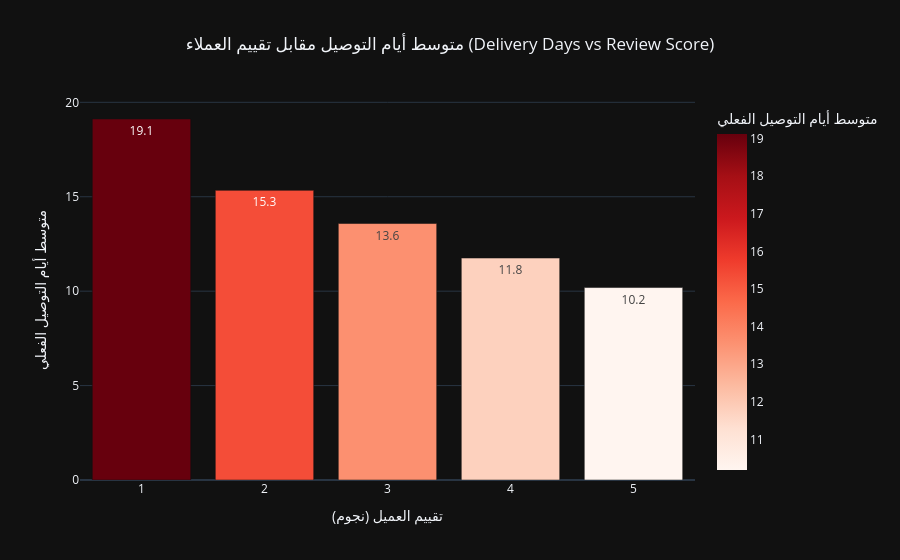

Notebook source saved alongside this figure:
### Markdown cell above
## 📦 9. تحليل رضا العملاء وكفاءة الشحن (Delivery & Customer Reviews)

في هذا الجزء الأخير، سنقوم بربط الجوانب التشغيلية (اللوجستية) برضا العميل من خلال:
1. **حساب وقت التوصيل الفعلي:** وهو الفرق بين تاريخ الشراء وتاريخ الاستلام الفعلي.
2. **دراسة العلاقة بين وقت التوصيل والتقييمات:** لمعرفة هل يتأثر الـ `review_score` سلباً بزيادة أيام الشحن.

سنستخدم **Plotly Express** لعمل مخطط تفاعلي (Box Plot أو Bar Chart) يوضح هذه العلاقة بوضوح.

### Code cell
# 1. حساب وقت التوصيل الفعلي بالأيام
df_sales['actual_delivery_days'] = (df_sales['order_delivered_customer_date'] - df_sales['order_purchase_timestamp']).dt.days

# 2. دمج جدول التقييمات مع الجدول الرئيسي بناءً على order_id
df_reviews = pd.merge(df_sales, order_reviews[['order_id', 'review_score']], on='order_id', how='inner')

# 3. تنظيف البيانات من القيم الفارغة في أيام التوصيل (الطلبات التي لم تصل بعد)
df_reviews_clean = df_reviews.dropna(subset=['actual_delivery_days'])

# 4. حساب متوسط أيام التوصيل لكل تقييم (من 1 لـ 5)
delivery_vs_review = df_reviews_clean.groupby('review_score')['actual_delivery_days'].mean().reset_index()

# 5. رسم Bar Chart تفاعلي يوضح تأثير أيام الشحن على التقييم
fig_reviews = px.bar(
    delivery_vs_review, 
    x='review_score', 
    y='actual_delivery_days',
    title='متوسط أيام التوصيل مقابل تقييم العملاء (Delivery Days vs Review Score)',
    labels={'review_score': 'تقييم العميل (نجوم)', 'actual_delivery_days': 'متوسط أيام التوصيل الفعلي'},
    text_auto='.1f', # إظهار الرقم بدقة رقم عشري واحد فوق كل عمود
    color='actual_delivery_days',
    color_continuous_scale='Reds' # تدرج أحمر ليدل على خطورة زيادة الأيام
)

# تحسين المظهر
fig_reviews.update_layout(title_x=0.5, template='plotly_dark')
fig_reviews.show()

### Figure 1 — Plotly figure (JSON) as saved in the notebook; plotly's stock layout.template omitted (floating-point values rounded to 4 significant figures)
{"data": [{"hovertemplate": "تقييم العميل (نجوم)=%{x}<br>متوسط أيام التوصيل الفعلي=%{marker.color}<extra></extra>", "legendgroup": "", "marker": {"color": [19.12, 15.34, 13.58, 11.75, 10.19], "coloraxis": "coloraxis", "pattern": {"shape": ""}}, "name": "", "orientation": "v", "showlegend": false, "textposition": "auto", "texttemplate": "%{y:.1f}", "type": "bar", "x": [1, 2, 3, 4, 5], "xaxis": "x", "y": [19.12, 15.34, 13.58, 11.75, 10.19], "yaxis": "y"}], "layout": {"barmode": "relative", "coloraxis": {"colorbar": {"title": {"text": "متوسط أيام التوصيل الفعلي"}}, "colorscale": [[0, "rgb(255,245,240)"], [0.125, "rgb(254,224,210)"], [0.25, "rgb(252,187,161)"], [0.375, "rgb(252,146,114)"], [0.5, "rgb(251,106,74)"], [0.625, "rgb(239,59,44)"], [0.75, "rgb(203,24,29)"], [0.875, "rgb(165,15,21)"], [1, "rgb(103,0,13)"]]}, "legend": {"tracegroupgap": 0}, "title": {"text": "متوسط أيام التوصيل مقابل تقييم العملاء (Delivery Days vs Review Score)", "x": 0.5}, "xaxis": {"anchor": "y", "domain": [0, 1], "title": {"text": "تقييم العميل (نجوم)"}}, "yaxis": {"anchor": "x", "domain": [0, 1], "title": {"text": "متوسط أيام التوصيل الفعلي"}}}}
